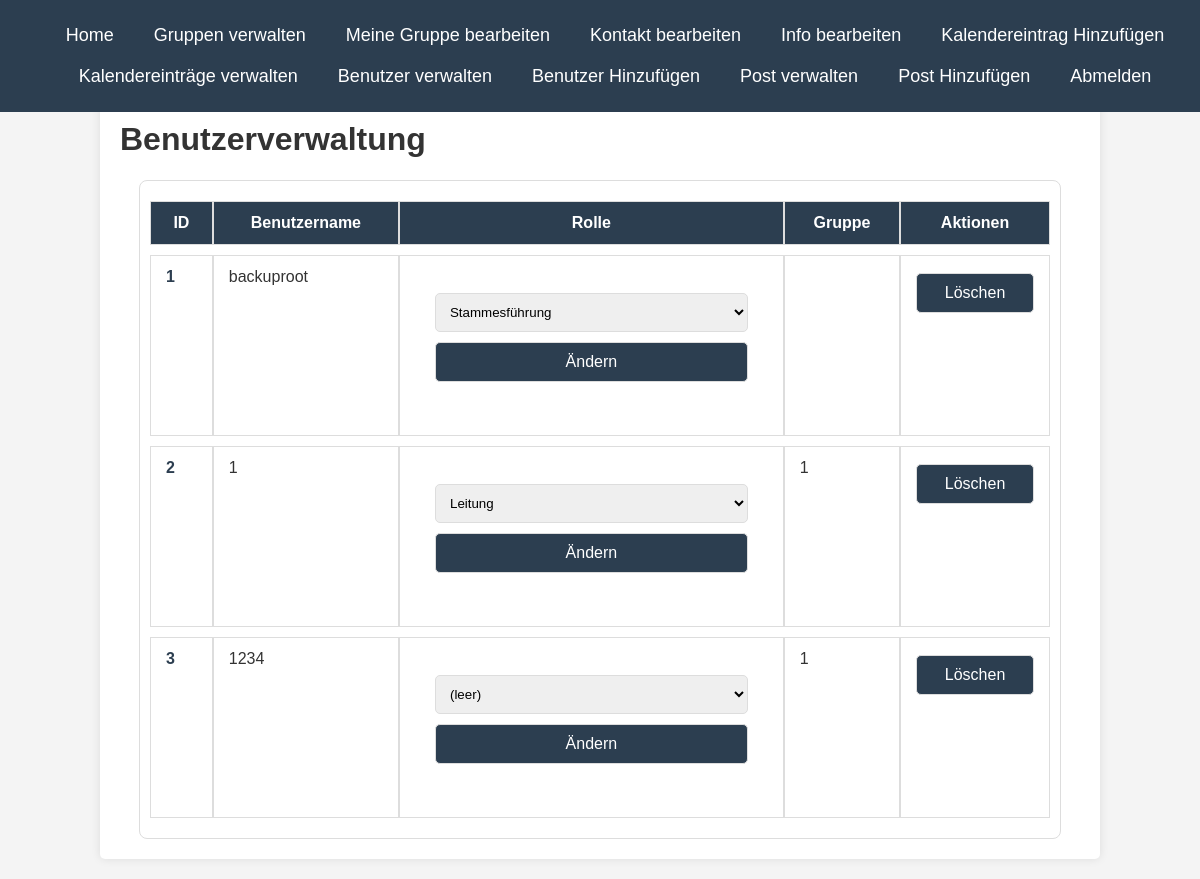
The page /manage_users.php (signed in) on the database its author committed.
### tables this page shows
CREATE TABLE users (
    id INT AUTO_INCREMENT PRIMARY KEY,
    username VARCHAR(50) NOT NULL UNIQUE,
    password VARCHAR(255) NOT NULL,
    role ENUM('leitung', 'stammesfuehrung') default NULL,
    group_id INT NULL,
    FOREIGN KEY (group_id) REFERENCES groups(id) ON DELETE SET NULL
);

### manage_users.php (the view, shortened to what this page needs)
<?php
include 'db.php';
include 'navbareddit.php';
$result = $conn->query("SELECT id, username, role, group_id FROM users");
?>
<!DOCTYPE html>
<html lang="de">
<head>
    <link rel="stylesheet" href="styles.css">
</head>
<body>
    <div class="container">
    <h1>Benutzerverwaltung</h1>
	<div class="calendar-table-container">
    <table class="calendar-table">
        <thead>
            <tr>
                <th>ID</th>
                <th>Benutzername</th>
                <th>Rolle</th>
                <th>Gruppe</th>
                <th>Aktionen</th>
            </tr>
        </thead>
        <tbody>
            <?php while ($row = $result->fetch_assoc()): ?>
                <tr>
                    <td><?= $row['id'] ?></td>
                    <td><?= htmlspecialchars($row['username']) ?></td>
                    <td>
                        <form method="POST" class="role-form">
                            <select name="new_role">
                                <option value="">(leer)</option>
                                <option value="leitung" <?= $row['role'] === 'leitung' ? 'selected' : '' ?>>Leitung</option>
                                <option value="stammesfuehrung" <?= $row['role'] === 'stammesfuehrung' ? 'selected' : '' ?>>Stammesführung</option>
                            </select>
                            <button type="submit">Ändern</button>
                        </form>
                    </td>
                    <td><?= htmlspecialchars($row['group_id']) ?></td>
                    <td>
                        <button class="delete-btn" href="?delete=<?= $row['id'] ?>" onclick="return confirm('Benutzer wirklich löschen?');">Löschen</button>
                    </td>
                </tr>
            <?php endwhile; ?>
        </tbody>
    </table>
</div>
</div>
</body>
</html>

### styles.css (style rules this page uses)
body { font-family: Arial, sans-serif; background-color: #f4f4f4; color: #333; margin: 0; padding: 0; }
body { padding-top: 60px; }
.container { width: 80%; margin: 20px auto; background: white; padding: 20px; box-shadow: 0 0 10px rgba(0, 0, 0, 0.1); border-radius: 5px; }
form { background: #fff; padding: 20px; border-radius: 5px; }
input, textarea, select, button { width: 100%; padding: 10px; margin: 5px 0; border: 1px solid #ddd; border-radius: 5px; }
button { background-color: #2c3e50; color: white; font-size: 16px; cursor: pointer; }
.calendar-table { width: 100%; border-collapse: separate; border-spacing: 0 10px; font-size: 16px; text-align: left; }
.calendar-table th { background-color: #2c3e50; color: white; padding: 12px 15px; border: 1px solid #ddd; text-align: center; position: sticky; top: 0; }
.calendar-table td { padding: 12px 15px; border: 1px solid #ddd; background-color: #ffffff; vertical-align: top; }
.calendar-table tr { transition: background-color 0.3s ease; }
.calendar-table tr:nth-child(even) { background-color: #2c3e50; }
.calendar-table-container { max-width: 900px; margin: auto; overflow-x: auto; padding: 10px; border-radius: 8px; border: 1px solid #ddd; background-color: ##2c3e50; }
.calendar-table td:first-child { font-weight: bold; color: #2c3e50; }

### rows shown on the page
users: id "1", username "backuproot", new_role "Stammesführung"
users: id "2", username "1", new_role "Leitung", group "1"
users: id "3", username "1234", group "1"
